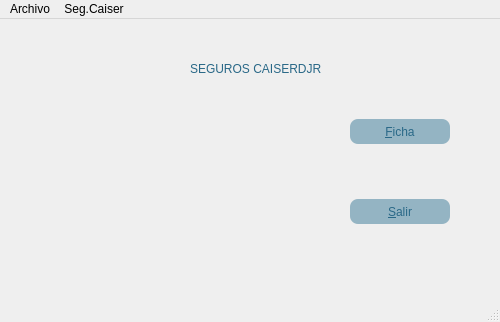
<?xml version="1.0" encoding="UTF-8"?>
<ui version="4.0">
 <class>MainWindow</class>
 <widget class="QMainWindow" name="MainWindow">
  <property name="geometry">
   <rect>
    <x>0</x>
    <y>0</y>
    <width>500</width>
    <height>322</height>
   </rect>
  </property>
  <property name="windowTitle">
   <string>MainWindow</string>
  </property>
  <widget class="QWidget" name="centralwidget">
   <widget class="QLabel" name="label_imagen">
    <property name="geometry">
     <rect>
      <x>10</x>
      <y>90</y>
      <width>290</width>
      <height>174</height>
     </rect>
    </property>
    <property name="text">
     <string/>
    </property>
    <property name="pixmap">
     <pixmap>recursos/foto.png</pixmap>
    </property>
    <property name="scaledContents">
     <bool>true</bool>
    </property>
    <property name="wordWrap">
     <bool>false</bool>
    </property>
   </widget>
   <widget class="QPushButton" name="pushButton_AbrirFicha">
    <property name="geometry">
     <rect>
      <x>350</x>
      <y>100</y>
      <width>100</width>
      <height>25</height>
     </rect>
    </property>
    <property name="toolTip">
     <string>&lt;!DOCTYPE HTML PUBLIC &quot;-//W3C//DTD HTML 4.0//EN&quot; &quot;http://www.w3.org/TR/REC-html40/strict.dtd&quot;&gt;
&lt;html&gt;&lt;head&gt;&lt;meta name=&quot;qrichtext&quot; content=&quot;1&quot; /&gt;&lt;style type=&quot;text/css&quot;&gt;
p, li { white-space: pre-wrap; }
&lt;/style&gt;&lt;/head&gt;&lt;body style=&quot; font-family:'Gill Sans Ultra Bold'; font-size:8pt; font-weight:400; font-style:normal;&quot;&gt;
&lt;p style=&quot; margin-top:12px; margin-bottom:12px; margin-left:0px; margin-right:0px; -qt-block-indent:0; text-indent:0px;&quot;&gt;&lt;span style=&quot; font-size:7pt;&quot;&gt;Abrir ficha&lt;/span&gt;&lt;/p&gt;&lt;/body&gt;&lt;/html&gt;</string>
    </property>
    <property name="styleSheet">
     <string notr="true">font: 8pt &quot;Gill Sans Ultra Bold&quot;;
color: rgb(41, 104, 135);
border-radius: 8px;
background-color: rgb(148,180,195);
</string>
    </property>
    <property name="text">
     <string>&amp;Ficha</string>
    </property>
   </widget>
   <widget class="QPushButton" name="pushButton_CerrarFormPrincipal">
    <property name="geometry">
     <rect>
      <x>350</x>
      <y>180</y>
      <width>100</width>
      <height>25</height>
     </rect>
    </property>
    <property name="toolTip">
     <string>&lt;html&gt;&lt;head/&gt;&lt;body&gt;&lt;p&gt;&lt;span style=&quot; font-size:7pt;&quot;&gt;Cerrar Aplicación&lt;/span&gt;&lt;/p&gt;&lt;/body&gt;&lt;/html&gt;</string>
    </property>
    <property name="styleSheet">
     <string notr="true">font: 8pt &quot;Gill Sans Ultra Bold&quot;;
color: rgb(41, 104, 135);
border-radius: 8px;
background-color: rgb(148,180,195);</string>
    </property>
    <property name="text">
     <string>&amp;Salir</string>
    </property>
   </widget>
   <widget class="QLabel" name="label_titulo">
    <property name="geometry">
     <rect>
      <x>190</x>
      <y>40</y>
      <width>201</width>
      <height>20</height>
     </rect>
    </property>
    <property name="styleSheet">
     <string notr="true">font: 11pt &quot;Gill Sans Ultra Bold&quot;;
color: rgb(41, 104, 135);</string>
    </property>
    <property name="text">
     <string>SEGUROS CAISERDJR</string>
    </property>
   </widget>
   <widget class="QLabel" name="label_logo">
    <property name="enabled">
     <bool>true</bool>
    </property>
    <property name="geometry">
     <rect>
      <x>100</x>
      <y>10</y>
      <width>88</width>
      <height>68</height>
     </rect>
    </property>
    <property name="text">
     <string/>
    </property>
    <property name="pixmap">
     <pixmap>recursos/icono.png</pixmap>
    </property>
    <property name="scaledContents">
     <bool>true</bool>
    </property>
    <property name="wordWrap">
     <bool>true</bool>
    </property>
    <property name="margin">
     <number>0</number>
    </property>
   </widget>
  </widget>
  <widget class="QMenuBar" name="menubar">
   <property name="geometry">
    <rect>
     <x>0</x>
     <y>0</y>
     <width>500</width>
     <height>21</height>
    </rect>
   </property>
   <widget class="QMenu" name="menuArchivo">
    <property name="title">
     <string>Archivo</string>
    </property>
    <addaction name="actionSalir"/>
   </widget>
   <widget class="QMenu" name="menuSeg_Caiser">
    <property name="title">
     <string>Seg.Caiser</string>
    </property>
    <addaction name="actionAbrir_Ficha"/>
   </widget>
   <addaction name="menuArchivo"/>
   <addaction name="menuSeg_Caiser"/>
  </widget>
  <widget class="QStatusBar" name="statusbar"/>
  <action name="actionSalir">
   <property name="text">
    <string>Salir</string>
   </property>
  </action>
  <action name="actionAbrir_Ficha">
   <property name="text">
    <string>Abrir Ficha</string>
   </property>
  </action>
 </widget>
 <resources/>
 <connections>
  <connection>
   <sender>pushButton_CerrarFormPrincipal</sender>
   <signal>clicked()</signal>
   <receiver>MainWindow</receiver>
   <slot>close()</slot>
   <hints>
    <hint type="sourcelabel">
     <x>397</x>
     <y>215</y>
    </hint>
    <hint type="destinationlabel">
     <x>399</x>
     <y>-9</y>
    </hint>
   </hints>
  </connection>
 </connections>
</ui>
